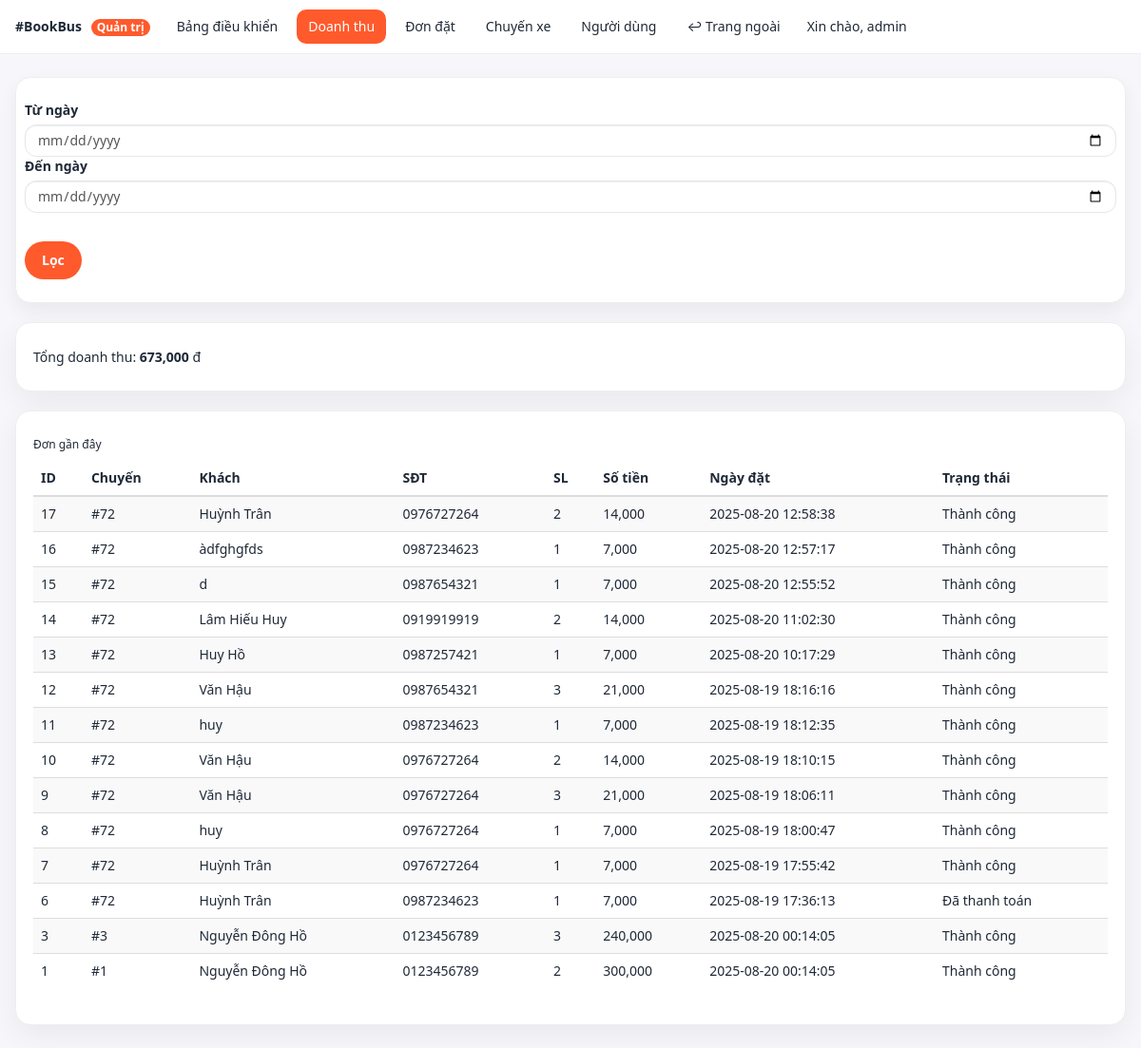
Page /admin/doanhthu.php (signed in) on the earlier database version.
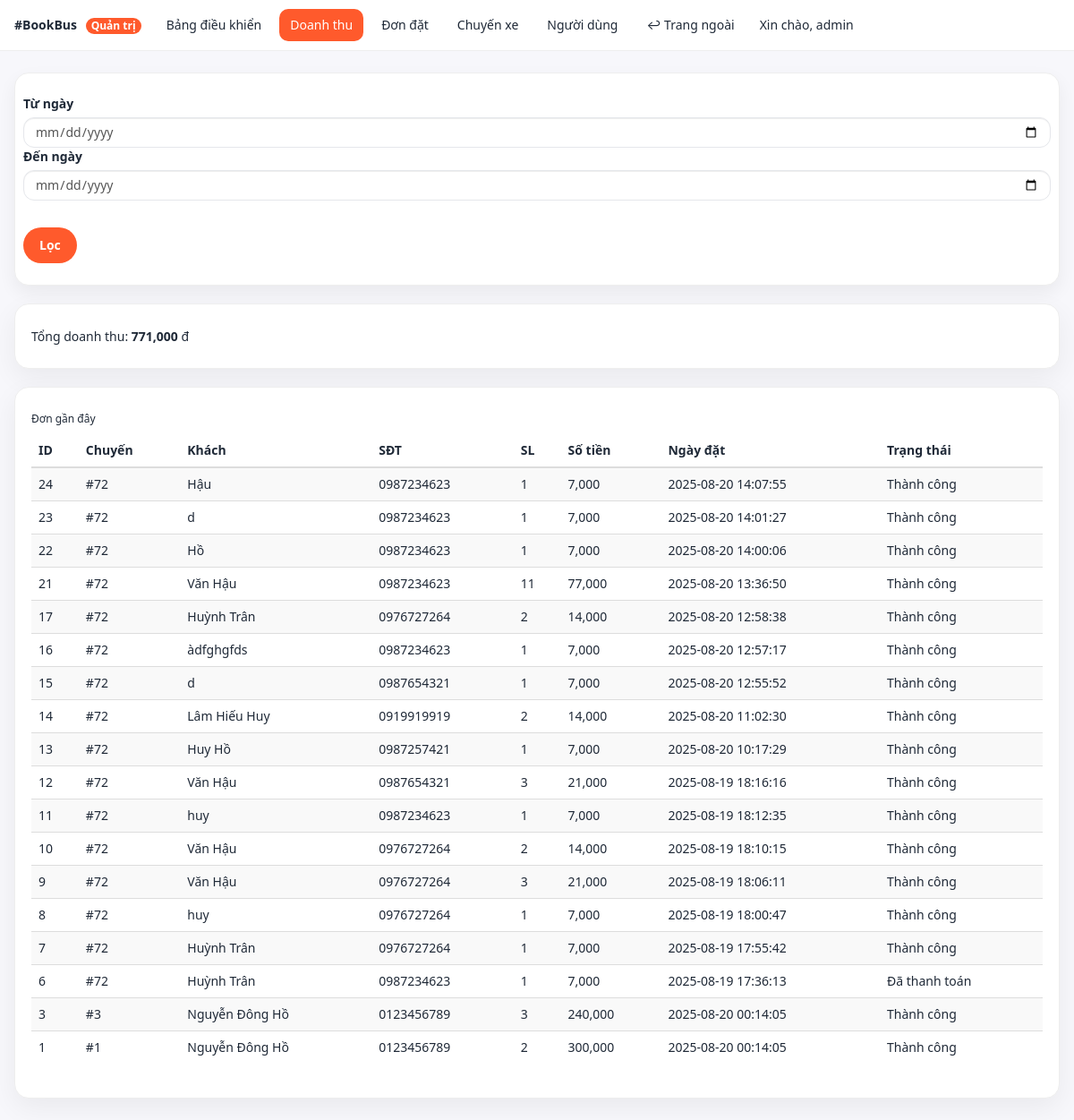
Same page on the later database version.
### tables this page shows
CREATE TABLE "dat_ve" (
        id INTEGER PRIMARY KEY AUTOINCREMENT,
        user_id INTEGER,
        id_chuyen INTEGER,
        ho_ten TEXT,
        email TEXT,
        sdt TEXT,
        so_luong INTEGER DEFAULT 1,
        amount REAL DEFAULT 0,
        gia_ve REAL DEFAULT 0,
        payment_status TEXT DEFAULT 'pending',
        order_id TEXT,
        ngay_dat TEXT DEFAULT (datetime('now', 'localtime')),
        created_at TEXT DEFAULT (datetime('now', 'localtime'))
    , payment_provider TEXT DEFAULT 'mock', txn_id TEXT, ipn_payload TEXT, updated_at TEXT);

### admin/doanhthu.php (the view, shortened to what this page needs)
<?php
require_once __DIR__ . "/_layout_top.php";
require_once __DIR__ . "/../libs/db_chuyenxe.php";
$from = $_GET['from'] ?? '';
$to   = $_GET['to']   ?? '';
$where = "payment_status IN ('success','paid')";
$sqlSum = "SELECT COALESCE(SUM(amount),0) AS total FROM dat_ve WHERE $where";
$st = $pdo->prepare($sqlSum);
$st->execute();
$total = (int)$st->fetchColumn();
$sqlList = "SELECT id, id_chuyen, ho_ten, sdt, so_luong, amount, ngay_dat, payment_status
            FROM dat_ve WHERE $where ORDER BY id DESC LIMIT 50";
$st2 = $pdo->prepare($sqlList);
$st2->execute();
$rows = $st2->fetchAll(PDO::FETCH_ASSOC);
function vn_status($s){
  $map = [
    'pending'  => 'Chờ thanh toán',
    'paid'     => 'Đã thanh toán',
    'success'  => 'Thành công',
    'failed'   => 'Thất bại',
    'refunded' => 'Đã hoàn tiền',
  ];
  return $map[$s] ?? $s;
}
?>
<div class="form-card" style="margin-bottom:20px;">
  <form class="row g-3" method="get">
    <div class="col-auto">
      <label class="form-label">Từ ngày</label>
      <input type="date" class="form-control" name="from" value="<?=htmlspecialchars($from)?>">
    </div>
    <div class="col-auto">
      <label class="form-label">Đến ngày</label>
      <input type="date" class="form-control" name="to" value="<?=htmlspecialchars($to)?>">
    </div>
    <div class="col-auto" style="padding-top:30px;">
      <button class="btn btn-brand">Lọc</button>
    </div>
  </form>
</div>
<div class="cardx" style="margin-bottom:20px;">
  <h5>Tổng doanh thu: <b><?= number_format($total) ?></b> đ</h5>
</div>
<div class="cardx">
  <h6>Đơn gần đây</h6>
  <div class="table-responsive">
    <table class="table table-striped table-sm">
      <thead><tr>
        <th>ID</th><th>Chuyến</th><th>Khách</th><th>SĐT</th><th>SL</th><th>Số tiền</th><th>Ngày đặt</th><th>Trạng thái</th>
      </tr></thead>
      <tbody>
      <?php foreach ($rows as $r): ?>
        <tr>
          <td><?=$r['id']?></td>
          <td>#<?=$r['id_chuyen']?></td>
          <td><?=htmlspecialchars($r['ho_ten'])?></td>
          <td><?=htmlspecialchars($r['sdt'])?></td>
          <td><?=$r['so_luong']?></td>
          <td><?=number_format((int)$r['amount'])?></td>
          <td><?=htmlspecialchars($r['ngay_dat'])?></td>
          <td><?=vn_status($r['payment_status'])?></td>
      <?php endforeach; ?>
      </tbody>
    </table>
  </div>
</div>
<?php require_once __DIR__ . "/_layout_bottom.php"; ?>

Differences in the rows shown:
added dat_ve: id "24", id_chuyen "72", ho_ten "Hậu", sdt "0987234623", so_luong "1", amount "7,000", ngay_dat "2025-08-20 14:07:55", payment_status "Thành công"
added dat_ve: id "23", id_chuyen "72", ho_ten "d", sdt "0987234623", so_luong "1", amount "7,000", ngay_dat "2025-08-20 14:01:27", payment_status "Thành công"
added dat_ve: id "22", id_chuyen "72", ho_ten "Hồ", sdt "0987234623", so_luong "1", amount "7,000", ngay_dat "2025-08-20 14:00:06", payment_status "Thành công"
added dat_ve: id "21", id_chuyen "72", ho_ten "Văn Hậu", sdt "0987234623", so_luong "11", amount "77,000", ngay_dat "2025-08-20 13:36:50", payment_status "Thành công"
Other differences:
$total: "673,000" → "771,000"
